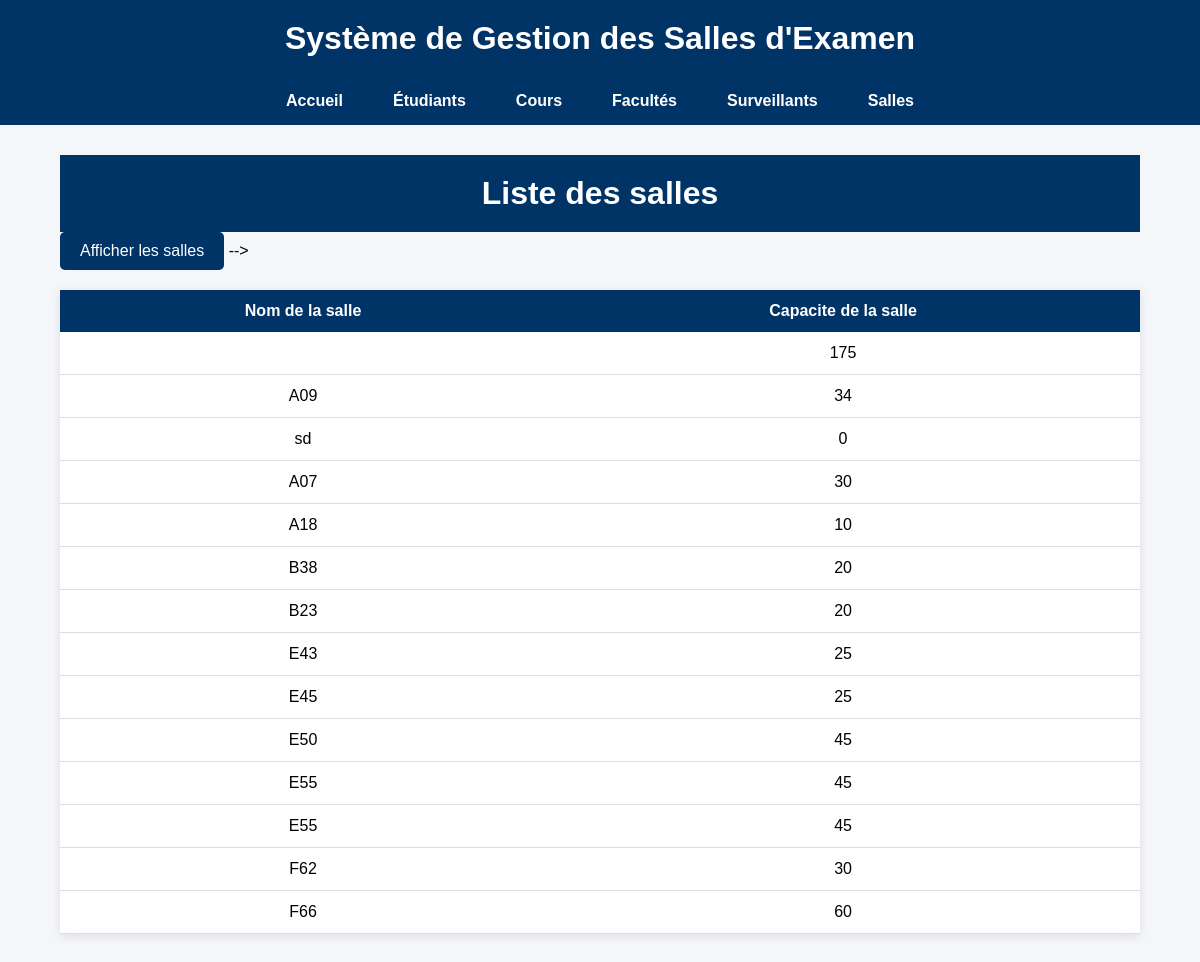
Page /afficher_salle.php on the committed database.
### tables this page shows
CREATE TABLE `salle` (
  `id_salle` int(11) NOT NULL,
  `nom_salle` varchar(40) NOT NULL,
  `capacite` int(11) NOT NULL,
  `id_surv` int(11) DEFAULT NULL,
  `statut` enum('disponible','occupée') DEFAULT 'disponible'
);

### afficher_salle.php (the view, shortened to what this page needs)
<html lang="fr">
<head>
</head>
<?php
include("connexionDB.php");
?>
<body>
<?php
include("menu.php");
?>
<div class="container">
    <h1 class="titre">Liste des salles</h1>
    <a href="afficher_etu.php" class="btn-afficher">
        Afficher les salles
    </a>
    <table>
        <tr>
            <th>Nom de la salle</th>
            <th>Capacite de la salle</th>
        </tr>
		<?php
		$sql = "SELECT sa.*,s.nom_surv,s.prenom_surv FROM salle sa
		inner join surveillant s on sa.id_surv = s.id_surv order by sa.id_salle desc";
		$stmt = $bdd->query($sql);
		while($row = $stmt->fetch(PDO::FETCH_ASSOC)) {
		?>
        <tr>
            <td><?php echo $row['nom_salle']; ?></td>
            <td><?php echo $row['capacite']; ?></td>
		<?php }?>
    </table>
</div>
</body>
</html>

### menu.php (shortened to what this page needs)
<!DOCTYPE html>
<html lang="fr">
<head>
</head>
<body>
<h1 class="titre">Système de Gestion des Salles d'Examen</h1>
<header>
    <ul class="menu">
        <li><a href="accueil.php">Accueil</a></li>
        <li>
            <a href="#">Étudiants</a>
        </li>
        <li>
            <a href="#">Cours</a>
        </li>
        <li>
            <a href="#">Facultés</a>
        </li>
        <li>
            <a href="#">Surveillants</a>
        </li>
        <li>
            <a href="#">Salles</a>
        </li>
    </ul>
</header>
</body>
</html>

### afficher_salle.php (style rules this page uses)
* { margin:0; padding:0; box-sizing:border-box; }
body { font-family:Arial, sans-serif; background:#f4f6f9; }
.container { width:90%; margin:30px auto; }
.titre { text-align:center; color:#003366; margin-bottom:20px; }
.btn-afficher { display:inline-block; text-decoration:none; background:#003366; color:white; padding:10px 20px; border-radius:5px; margin-bottom:20px; }
table { width:100%; border-collapse:collapse; background:white; box-shadow:0 2px 10px rgba(0,0,0,0.1); }
th { background:#003366; color:white; padding:12px; }
td { padding:12px; text-align:center; border-bottom:1px solid #ddd; }

### menu.php (style rules this page uses)
body { margin:0; font-family:Arial, sans-serif; }
header { background:#003366; }
.menu { list-style:none; margin:0; padding:0; display:flex; justify-content:center; }
.menu li { position:relative; }
.menu li a { display:block; color:white; text-decoration:none; padding:15px 25px; font-weight:bold; }
.titre { text-align:center; background:#003366; color:white; padding:20px; margin:0; }

### rows in the picture
salle: capacite "175"
salle: nom_salle "A09", capacite "34"
salle: nom_salle "sd", capacite "0"
salle: nom_salle "A07", capacite "30"
salle: nom_salle "A18", capacite "10"
salle: nom_salle "B38", capacite "20"
salle: nom_salle "B23", capacite "20"
salle: nom_salle "E43", capacite "25"
salle: nom_salle "E45", capacite "25"
salle: nom_salle "E50", capacite "45"
salle: nom_salle "E55", capacite "45"
salle: nom_salle "E55", capacite "45"
salle: nom_salle "F62", capacite "30"
salle: nom_salle "F66", capacite "60"
